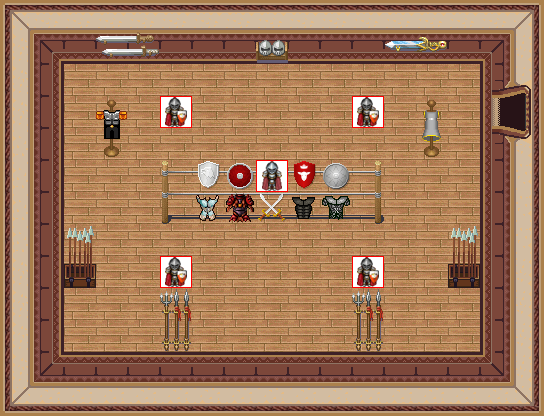

The image is a tile-based game level rendered from a .tmx file. Its description and source (layers, tilesets, objects; grid data summarised) follow:
An orthogonal 17x13 tile map with 32x32 px tiles, 7 tile layers (0_floor, 1_terrain, 2_object, 3_roof, ...), 1 hidden layer not drawn, 12 tilesets.

<map version="1.2" tiledversion="1.2.2" orientation="orthogonal" renderorder="right-down" width="17" height="13" tilewidth="32" tileheight="32" infinite="0" nextlayerid="9" nextobjectid="1">
 <tileset firstgid="1" name="int_wall_dark_red" tilewidth="32" tileheight="32" tilecount="16" columns="4">
  <image source="../../tileset/building/wall/int_wall_dark_red.png" width="128" height="128" />
 </tileset>
 <tileset firstgid="17" name="int_wall_dark_red_corners" tilewidth="32" tileheight="32" tilecount="16" columns="4">
  <image source="../../tileset/building/wall/int_wall_dark_red_corners.png" width="128" height="128" />
 </tileset>
 <tileset firstgid="33" name="kafelki_rozne" tilewidth="32" tileheight="32" tilecount="80" columns="16">
  <image source="../../tileset/pol/domki/podloga/kafelki_rozne.png" width="512" height="160" />
 </tileset>
 <tileset firstgid="113" name="miecze" tilewidth="32" tileheight="32" tilecount="24" columns="6">
  <image source="../../tileset/pol/wyposazenie/miecze.png" width="192" height="128" />
 </tileset>
 <tileset firstgid="137" name="kuk?y" tilewidth="32" tileheight="32" tilecount="28" columns="7">
  <image source="../../tileset/furniture/other/mannequins.png" width="224" height="128" />
 </tileset>
 <tileset firstgid="165" name="trzepak" tilewidth="32" tileheight="32" tilecount="6" columns="3">
  <image source="../../tileset/pol/wyposazenie/trzepak.png" width="96" height="64" />
 </tileset>
 <tileset firstgid="171" name="tarcze itp" tilewidth="32" tileheight="32" tilecount="16" columns="4">
  <image source="../../tileset/item/armor/weapons_for_walls.png" width="128" height="128" />
 </tileset>
 <tileset firstgid="187" name="armor" tilewidth="32" tileheight="32" tilecount="4" columns="4">
  <image source="../../tileset/item/armor/armor.png" width="128" height="32" />
 </tileset>
 <tileset firstgid="191" name="strzaly" tilewidth="32" tileheight="32" tilecount="2" columns="1">
  <image source="../../tileset/item/weapon/box_of_weapons.png" width="32" height="64" />
 </tileset>
 <tileset firstgid="193" name="kolizja" tilewidth="32" tileheight="32" tilecount="1" columns="1">
  <image source="../../tileset/logic/collision.png" width="32" height="32" />
 </tileset>
 <tileset firstgid="194" name="dark_red_ew" tilewidth="32" tileheight="32" tilecount="12" columns="4">
  <image source="../../tileset/building/entrance/dark_red_ew.png" width="128" height="96" />
 </tileset>
 <tileset firstgid="206" name="pol_rycerze" tilewidth="32" tileheight="32" tilecount="9" columns="9">
  <image source="../../tileset/logic/creature/pol_rycerze.png" width="288" height="32" />
 </tileset>
 <layer id="1" name="0_floor" width="17" height="13">
  <data>[221 cells, 221 non-empty, 1 distinct tile ids]</data>
 </layer>
 <layer id="2" name="1_terrain" width="17" height="13">
  <data>[221 cells, 104 non-empty, 18 distinct tile ids]</data>
 </layer>
 <layer id="3" name="2_object" width="17" height="13">
  <data>[221 cells, 24 non-empty, 18 distinct tile ids]</data>
 </layer>
 <layer id="4" name="3_roof" width="17" height="13">
  <data>[221 cells, 13 non-empty, 7 distinct tile ids]</data>
 </layer>
 <layer id="5" name="4_roof_add" width="17" height="13">
  <data>[221 cells, 10 non-empty, 10 distinct tile ids]</data>
 </layer>
 <layer id="6" name="objects" width="17" height="13">
  <data>[221 cells, 5 non-empty, 2 distinct tile ids]</data>
 </layer>
 <layer id="7" name="collision" width="17" height="13" visible="0">
  <data>[221 cells, 116 non-empty, 1 distinct tile ids]</data>
 </layer>
 <layer id="8" name="protection" width="17" height="13">
  <data>[221 cells, 0 non-empty, 0 distinct tile ids]</data>
 </layer>
</map>
